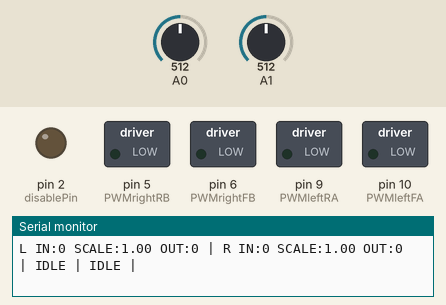
A sketch run on a simulated Arduino Uno, built with avr-gcc and run on an emulated ATmega328P. Parts: switched loads named in the sketch (green lamp = pin HIGH), output pins drawn as LEDs (lit = HIGH), the last lines printed to the serial monitor. The inputs (shaded band) are chosen by the test bench; at power-on: A0 = 512, A1 = 512.

Above: at 1.2 s.
1.3 s: A0 set to 716
At 2.5 s:
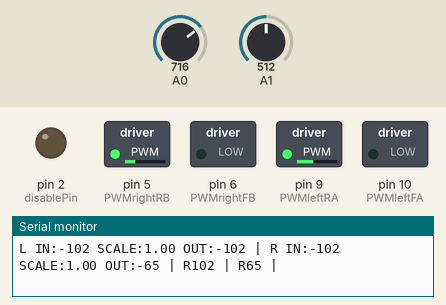
2.8 s: A1 set to 716
At 3.7 s:
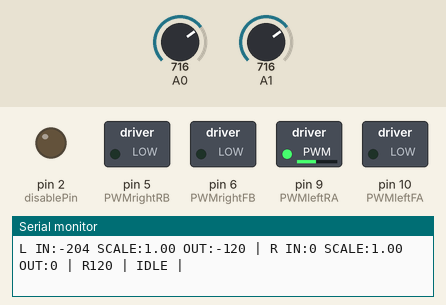
4.3 s: A1 set to 900
At 4.9 s:
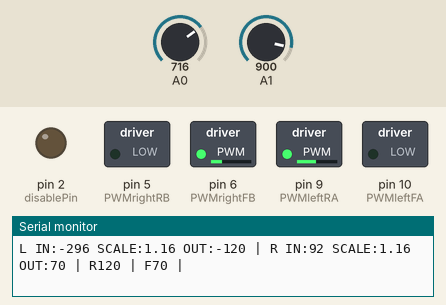
5.8 s: A0 set to 245
At 6.5 s:
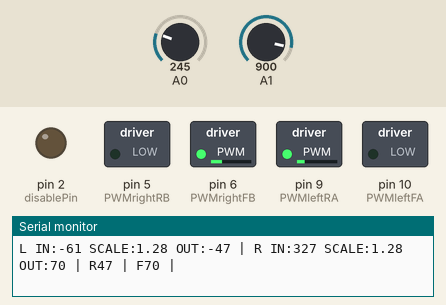
7.3 s: A0 set to 122
At 8.2 s:
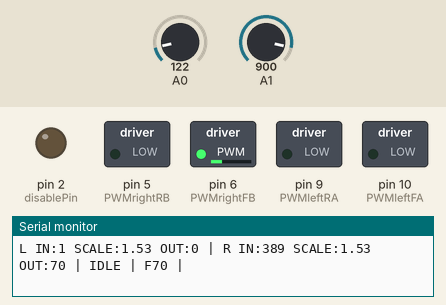
8.8 s: A1 set to 511
At 9.2 s:
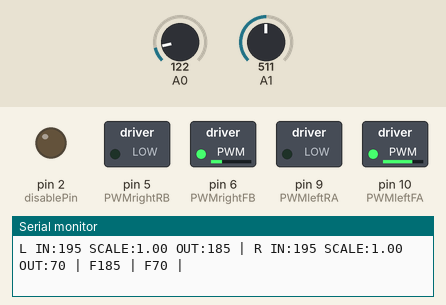
Timing chart, 0 to 11.3 s (numbered marks = the images above; inputs shaded):
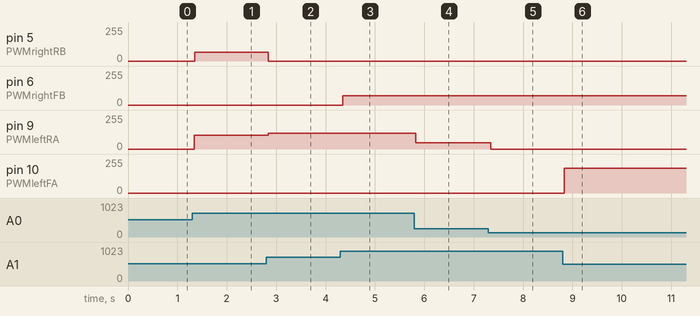

The sketch:

4_pwm_valves.ino
```cpp
// Control system for two hydraulic motors with four PWM valves
// The code reads a two-axis joystick, mixes throttle and direction,
// scales the results to avoid exceeding PWM limits, and drives forward
// and reverse channels for each motor controller.

const byte joysticYA = A0; // Analog joystick Y axis (throttle)
const byte joysticXA = A1; // Analog joystick X axis (direction)

const byte PWMleftFA = 10; // PWM FORWARD PIN for OSMC Controller A (left motor)
const byte PWMleftRA = 9;  // PWM REVERSE PIN for OSMC Controller A (left motor)
const byte PWMrightFB = 6; // PWM FORWARD PIN for OSMC Controller B (right motor)
const byte PWMrightRB = 5; // PWM REVERSE PIN for OSMC Controller B (right motor)
const byte disablePin = 2; // OSMC disable, pull LOW to enable motor controller

const int analogMidpoint = 512; // Midpoint value of the joystick inputs
const int pwmMax = 255;         // Maximum PWM value for 8-bit timers
const int deadZone = 5;         // Joystick dead zone to filter noise

int throttle = 0;
int direction = 0;

int leftMotor = 0;
int leftMotorScaled = 0; // Left motor command after scaling and limiting

int rightMotor = 0;
int rightMotorScaled = 0; // Right motor command after scaling and limiting

float maxMotorScale = 0; // Holds the mixed output scaling factor

int readAxisDelta(byte analogPin) {
  // Read the analog pin and convert the 0..1023 range to roughly -255..255
  const int raw = analogRead(analogPin);
  return (analogMidpoint - raw) / 2;
}

void mixInputs(int throttleInput, int directionInput, int &leftOutput, int &rightOutput) {
  // Differential mixing: throttle moves both motors, direction skews them
  leftOutput = throttleInput + directionInput;
  rightOutput = throttleInput - directionInput;
}

float calculateScaleFactor(int leftOutput, int rightOutput) {
  // Determine the largest magnitude as a fraction of the PWM range
  const float leftScale = abs(leftOutput) / static_cast<float>(pwmMax);
  const float rightScale = abs(rightOutput) / static_cast<float>(pwmMax);

  // Never allow the scale to drop below 1.0 so small signals are unaffected
  return max(1.0f, max(leftScale, rightScale));
}

int scaleAndConstrain(int rawValue, float scaleFactor, int minOutput, int maxOutput) {
  // Apply scaling to prevent exceeding the PWM range and clamp to hardware-safe bounds
  const float scaled = rawValue / scaleFactor;
  return constrain(static_cast<int>(scaled), minOutput, maxOutput);
}

void printMixDebug(const char *label, int rawValue, float scaleValue, int outputValue) {
  // Provide a compact debug line for serial monitoring
  Serial.print(label);
  Serial.print(" IN:");
  Serial.print(rawValue);
  Serial.print(" SCALE:");
  Serial.print(scaleValue, 2);
  Serial.print(" OUT:");
  Serial.print(outputValue);
  Serial.print(" | ");
}

void applyMotorOutput(byte forwardPin, byte reversePin, int command) {
  // Apply the signed command to forward/reverse PWM channels with dead-zone handling
  if (abs(command) <= deadZone) {
    analogWrite(forwardPin, 0);
    analogWrite(reversePin, 0);
    Serial.print("IDLE | ");
    return;
  }

  if (command > 0) {
    analogWrite(reversePin, 0);
    analogWrite(forwardPin, abs(command));
    Serial.print("F");
    Serial.print(abs(command));
    Serial.print(" | ");
  } else {
    analogWrite(forwardPin, 0);
    analogWrite(reversePin, abs(command));
    Serial.print("R");
    Serial.print(abs(command));
    Serial.print(" | ");
  }
}

void setup() {
  // Initialize serial monitor for diagnostics
  Serial.begin(19200);

  // Configure PWM pins for both motors
  pinMode(PWMleftFA, OUTPUT);
  pinMode(PWMleftRA, OUTPUT);
  pinMode(PWMrightFB, OUTPUT);
  pinMode(PWMrightRB, OUTPUT);

  // Enable the motor controller by pulling the disable pin LOW
  pinMode(disablePin, OUTPUT);
  digitalWrite(disablePin, LOW);
}

void loop() {
  // Read joystick inputs and convert to signed values
  throttle = readAxisDelta(joysticYA);
  delayMicroseconds(100);
  direction = readAxisDelta(joysticXA);

  // Mix throttle and direction for differential control
  mixInputs(throttle, direction, leftMotor, rightMotor);

  // Calculate a scale factor so neither channel exceeds PWM range
  maxMotorScale = calculateScaleFactor(leftMotor, rightMotor);

  // Apply scaling and constrain to hardware-safe limits
  leftMotorScaled = scaleAndConstrain(leftMotor, maxMotorScale, -120, 185);  // Left joystick: back x, forward y
  rightMotorScaled = scaleAndConstrain(rightMotor, maxMotorScale, -65, 70);  // Right joystick: back x, forward y

  // Print diagnostic information for tuning
  printMixDebug("L", leftMotor, maxMotorScale, leftMotorScaled);
  printMixDebug("R", rightMotor, maxMotorScale, rightMotorScaled);

  // Drive motors with the scaled outputs
  applyMotorOutput(PWMleftFA, PWMleftRA, leftMotorScaled);
  applyMotorOutput(PWMrightFB, PWMrightRB, rightMotorScaled);

  Serial.println();
  delay(10);
}
```

Measured:
- after the input at 1.3 s, pin 5 (PWMrightRB): 0/255 → 65/255 after 0.05 s; pin 9 (PWMleftRA): 0/255 → 102/255 at once
- after the input at 2.8 s, pin 5 (PWMrightRB): 65/255 → 0/255 after 0.05 s; pin 9 (PWMleftRA): 102/255 → 120/255 at once
- after the input at 4.3 s, pin 6 (PWMrightFB): 0/255 → 70/255 after 0.05 s
- after the input at 5.8 s, pin 9 (PWMleftRA): 120/255 → 47/255 at once
- after the input at 7.3 s, pin 9 (PWMleftRA): 47/255 → 0/255 at once
- after the input at 8.8 s, pin 10 (PWMleftFA): 0/255 → 185/255 at once
